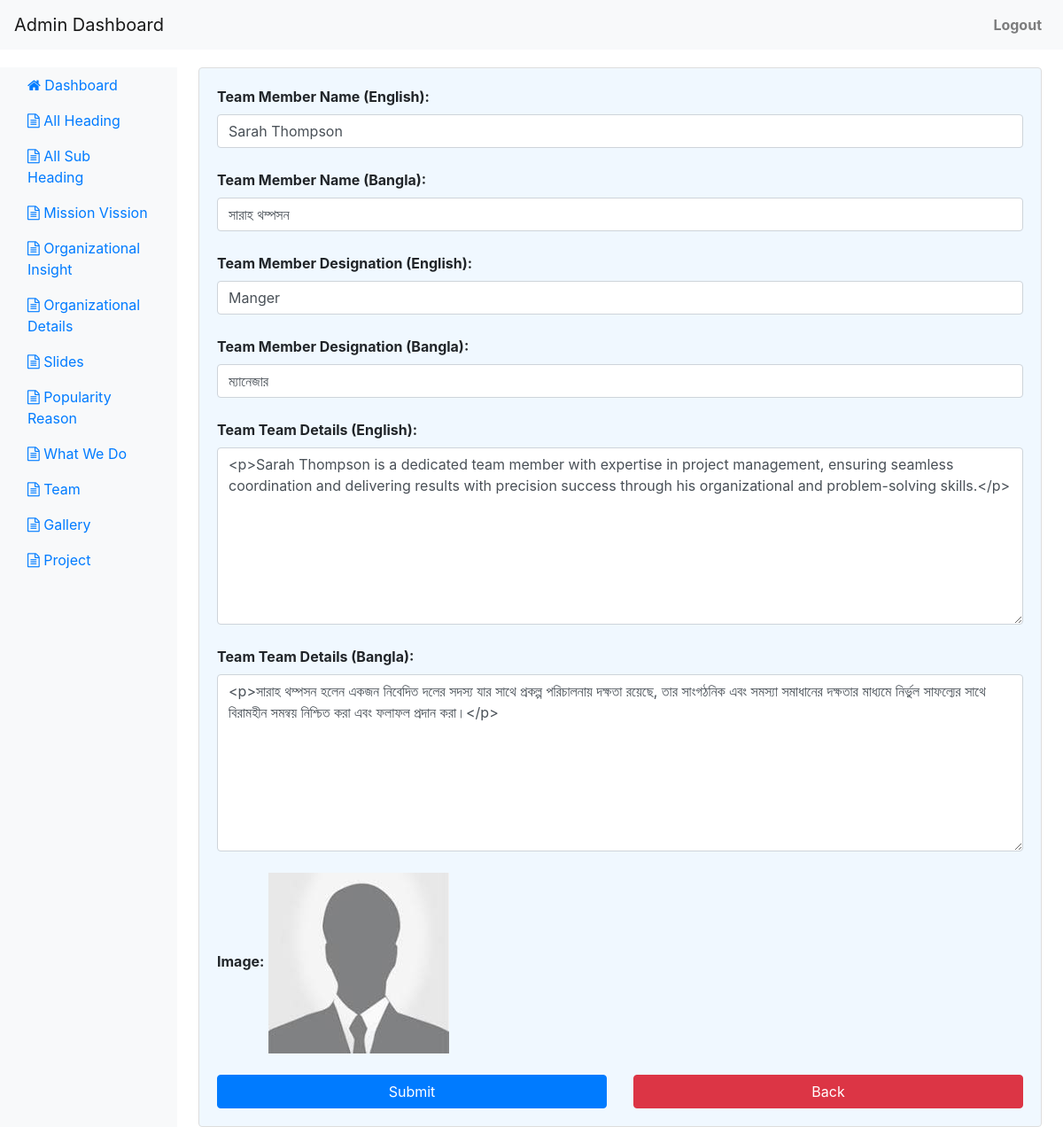
Screenshot of /team_edit.php?id=1 (signed in) with the database file from the repository.
### tables this page shows
CREATE TABLE `teams` (
  `id` int UNSIGNED NOT NULL,
  `team_member_name_en` varchar(255) DEFAULT NULL,
  `team_member_name_bn` varchar(255) DEFAULT NULL,
  `team_member_designation_en` varchar(255) DEFAULT NULL,
  `team_member_designation_bn` varchar(255) DEFAULT NULL,
  `team_member_details_en` longtext,
  `team_member_details_bn` longtext,
  `img` varchar(255) DEFAULT NULL
);

### config.php (called while the page is built, shortened)
<?php
$backUpload = 'public/uploads/';
?>

### team_edit.php (the view, shortened to what this page needs)
<?php
	include('config.php');
	$edit_id = isset($_GET['id']) ? $_GET['id'] : null;
	$get_data_col = null;
	if ($edit_id) {
		$get_edit_data_sql = "SELECT * FROM teams WHERE id = '$edit_id'";
		$get_edit_data_result = $conn->query($get_edit_data_sql);
		if ($get_edit_data_result && $get_edit_data_result->num_rows > 0) {
			$get_data_col = $get_edit_data_result->fetch_assoc();
		} else {
			echo "Record not found!";
			exit();
		}
	}
?>
<!DOCTYPE html>
<html lang="en">
<head>
    <link rel="stylesheet" href="https://stackpath.bootstrapcdn.com/bootstrap/4.5.2/css/bootstrap.min.css">
	<link rel="stylesheet" href="https://cdnjs.cloudflare.com/ajax/libs/font-awesome/4.7.0/css/font-awesome.min.css">
</head>
<body>
<?php include('header.php');?>
<div class="container-fluid">
    <div class="row">
        <?php include('nav.php');?>
        <main role="main" class="col-md-9 ml-sm-auto col-lg-10 px-4">
			<form action="team_edit.php" method="post" enctype="multipart/form-data" style="border: 1px solid #ddd;padding: 20px;border-radius: 4px;background: aliceblue">
				<div class="row">
					<div class="col-md-12">
						<label for="team_member_name_en">Team Member Name (English):</label>
						<input type="text" class="form-control" id="team_member_name_en" name="team_member_name_en" value="<?php echo $get_data_col["team_member_name_en"];?>" required><br>
						<label for="team_member_name_bn">Team Member Name (Bangla):</label>
						<input type="text" class="form-control" id="team_member_name_bn" name="team_member_name_bn" value="<?php echo $get_data_col["team_member_name_bn"];?>" required><br>
						<label for="team_member_designation_en">Team Member Designation (English):</label>
						<input type="text" class="form-control" id="team_member_designation_en" name="team_member_designation_en" value="<?php echo $get_data_col["team_member_designation_en"];?>" required><br>
						<label for="team_member_designation_bn">Team Member Designation (Bangla):</label>
						<input type="text" class="form-control" id="team_member_designation_bn" name="team_member_designation_bn" value="<?php echo $get_data_col["team_member_designation_bn"];?>" required><br>
						<label for="team_member_details_en">Team Team Details (English):</label>
						<textarea class="form-control" id="team_member_details_en" name="team_member_details_en" required><?php echo $get_data_col["team_member_details_en"];?></textarea><br>
						<label for="team_member_details_bn">Team Team Details (Bangla):</label>
						<textarea class="form-control" id="team_member_details_bn" name="team_member_details_bn" required><?php echo $get_data_col["team_member_details_bn"];?></textarea><br>
					</div>
					<div class="col-md-12">
						<label for="img">Image:</label>
						<div class="image-container">
							<?php if($get_data_col['img'] !=null){?>
								<img id="myImage" src="<?php echo $backUpload.$get_data_col["img"];?>" alt="Image" onclick="browseImage()" width="100%">
							<?php } else{ ?>
							<img id="myImage" src="<?php echo $backUploadDemo.'slide.png';?>" alt="Image" onclick="browseImage()" width="100%">
								<?php } ?>
						</div>
					</div>
					<div class="col-md-6">
						<br>
						<input type="submit" class="btn btn-primary btn-block" value="Submit">
					</div>
					<div class="col-md-6">
						<br>
						<a class="btn btn-danger btn-block" href="team.php">Back</a>
					</div>
				</div>
			</form>
        </main>
    </div>
</div>
</body>
</html>

### team_edit.php (style rules this page uses)
body { padding-top: 56px; }
.container-fluid { margin-top: 20px; }
textarea { height: 200px !important; }
#myImage { max-width: 100%; }

### header.php (style rules this page uses)
label { font-weight: bold; }
.btn-primary { width: 100%; }
.image-container { position: relative; display: inline-block; cursor: pointer; }

### rows the page displays
teams: team_member_name_en "Sarah Thompson", team_member_name_bn "সারাহ থম্পসন", team_member_designation_en "Manger", team_member_designation_bn "ম্যানেজার", team_member_details_en "<p>Sarah Thompson is a dedicated team member with expertise in project management, ensuring seamless coordination and delivering results with precision success through his organizational and problem-solving skills.</p>", team_member_details_bn "<p>সারাহ থম্পসন হলেন একজন নিবেদিত দলের সদস্য যার সাথে প্রকল্প পরিচালনায় দক্ষতা রয়েছে, তার সাংগঠনিক এবং সমস্যা সমাধানের দক্ষতার মাধ্যমে নির্ভুল সাফল্যের সাথে বিরামহীন সমন্বয় নিশ্চিত করা এবং ফলাফল প্রদান করা।</p>", img (picture)
